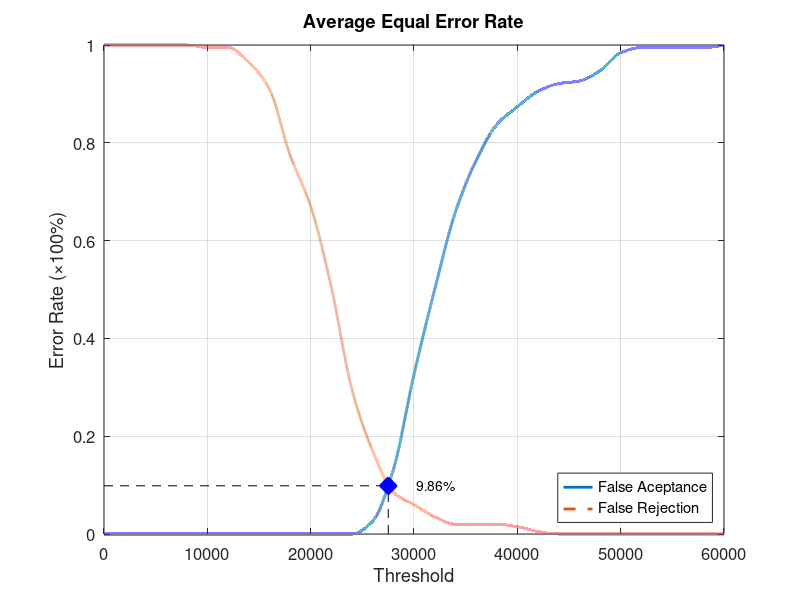
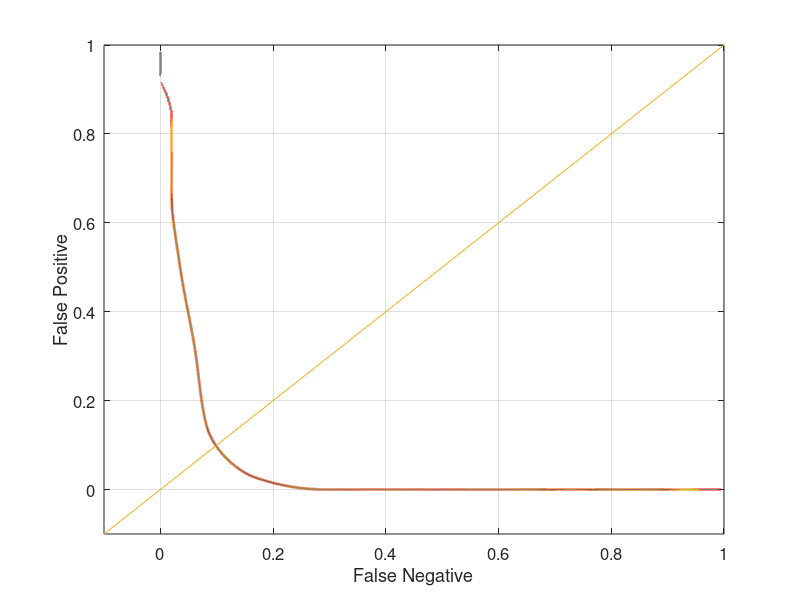

Recreate these plots in MATLAB, in order.
function yEER = Database4_3
close all;
clear;
clc;
x = 0:2000:60000;
xq = 0:0.5:60000;

y0 = [0 0 0 0 0 0 0 0 0 0 0 0 0 0.0263158 0.131579 0.326316 0.5 0.657895 0.763158 0.836842 0.873684 0.905263 0.921053 0.926316 0.947368 0.984211 0.994737 0.994737 0.994737 0.994737 1];
yy0 = interp1(x, y0, xq, 'pchip');
y1 = [1 1 1 1 1 0.995 0.995 0.965 0.91 0.775 0.67 0.505 0.295 0.17 0.085 0.06 0.035 0.02 0.02 0.02 0.015 0.005 0 0 0 0 0 0 0 0 0];
yy1 = interp1(x, y1, xq, 'pchip');

% Calculating EER: 
y2 = abs(y0 - y1);
find(y2 == min(y2))
yy2 = abs(yy0 - yy1);
xEER = find(yy2 == min(yy2));
xEERIndex = xq(xEER) % X-axis EER
yEER = yy0(xEER) % Y-axis EER

main = figure
plot(xq, yy0,'-','LineWidth', 2);	hold on
plot(xq, yy1,'--','LineWidth', 2);	hold on
plot([xEERIndex xEERIndex], [0 yEER], 'k--');	hold on
plot([0 xEERIndex], [yEER yEER], 'k--');	hold on
plot(xEERIndex, yEER, 'bx', 'LineWidth', 10);	hold on
text(xEERIndex + 10 * xEERIndex / 100, yEER, [num2str(round((10000 * yEER)) / 100) '%'])
legend('False Aceptance', 'False Rejection', 'Location', 'SouthEast')
xlabel('Threshold')
ylabel('Error Rate (\times100%)')
title('Average Equal Error Rate')
set(gca, 'FontSize', 12)
axis([0 60000 0 1])
grid on

print(main, 'Database4_3Main', '-dpng');
FNRxFPR = figure('Color', [1 1 1]);
plot(yy1, yy0, '-', yy1, yy0, 'LineWidth', 2);
hold on
y = -0.1:0.1:1
plot(y, y); 
set(gca, 'FontSize', 12)
xlabel('False Negative')
ylabel('False Positive')
axis([-0.1 1 -0.1 1])
set(gca, 'FontSize', 12)
grid on

print(FNRxFPR, 'Database4_3FNRxFPR','-dpng');
end
